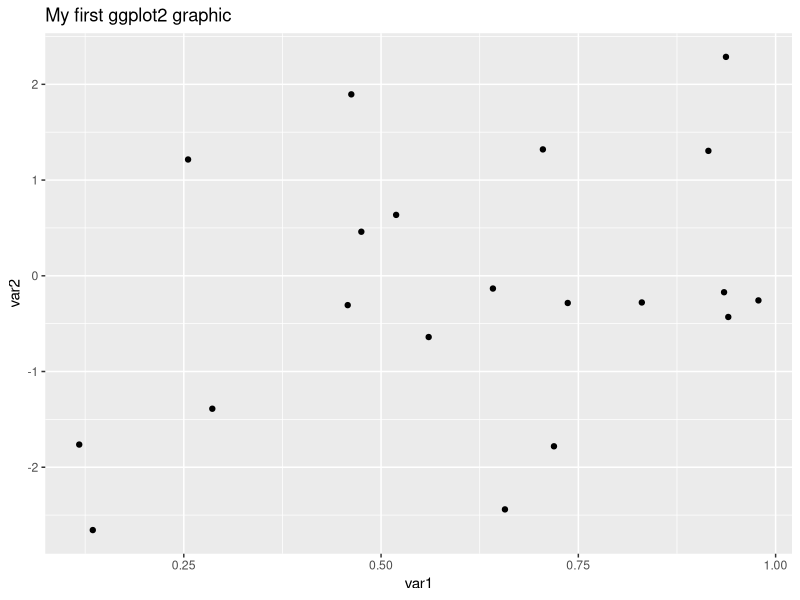
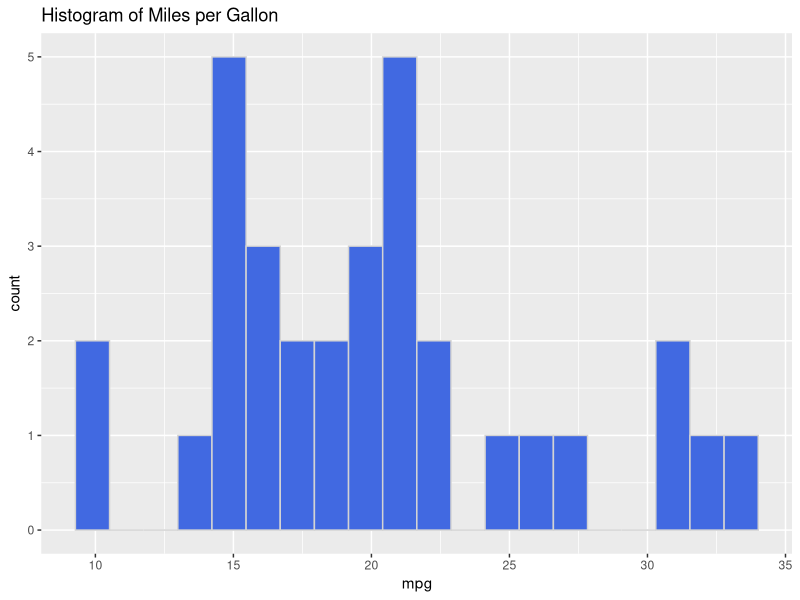
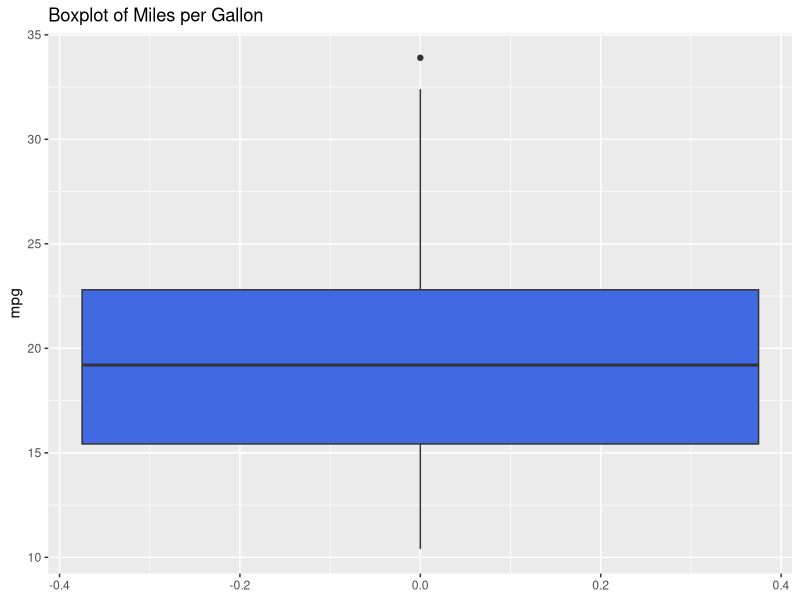
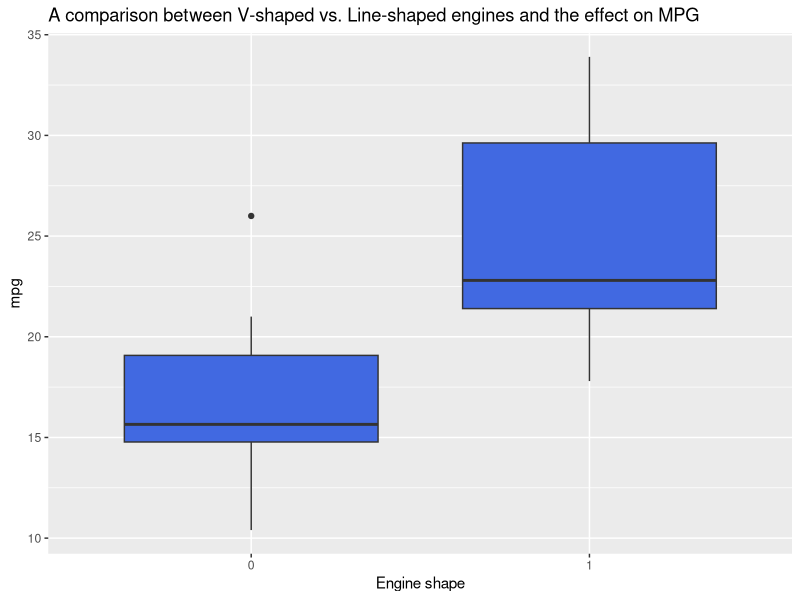
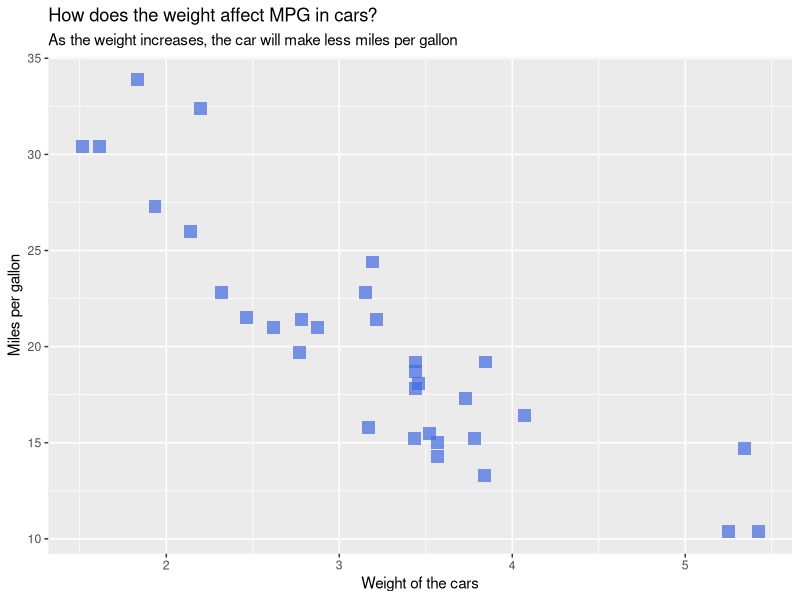
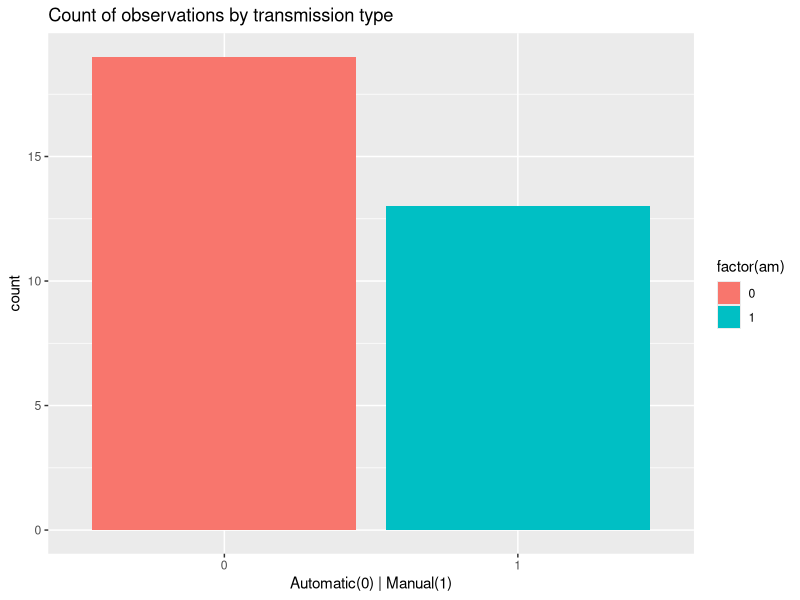
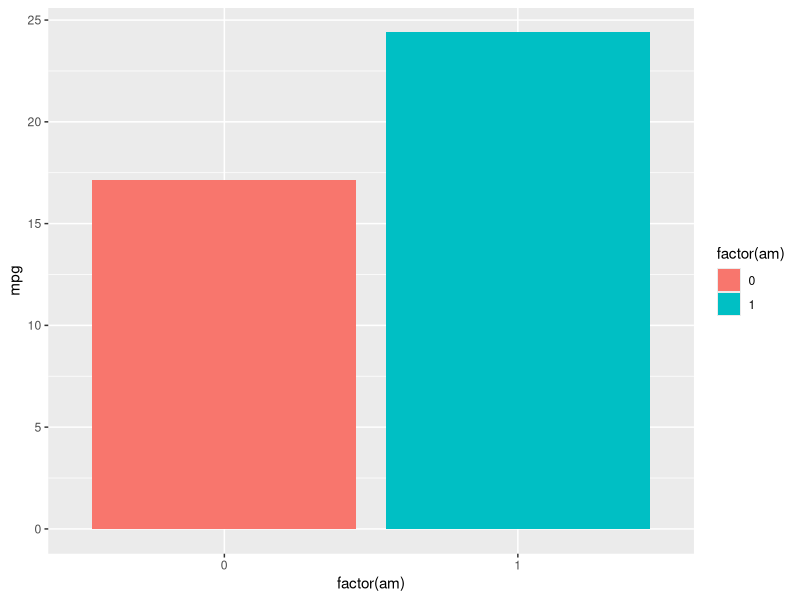
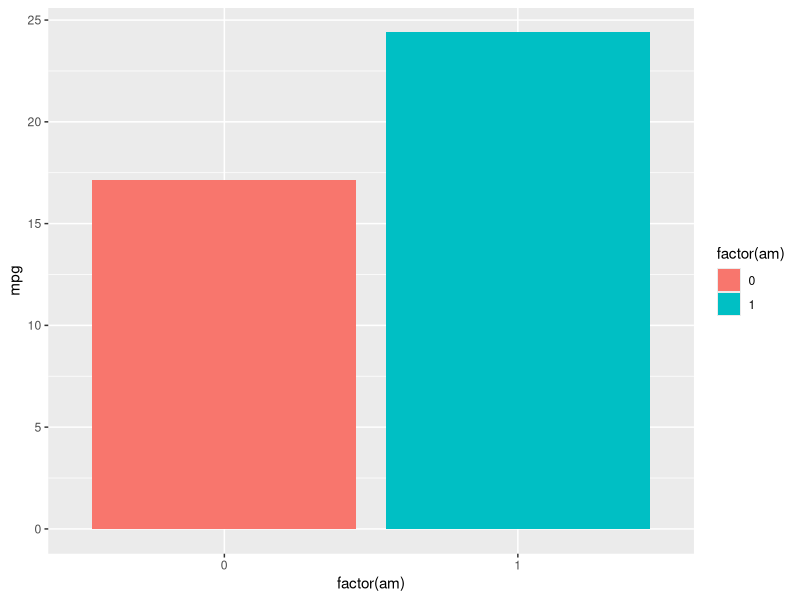

The R source for these figures, in order:
## ---- chunk 1

library(tidyverse)
library(datasets)
library(patchwork)

## ---- chunk 2

# Set a seed for reproduce the same results
set.seed(42)

# Create a sample dataset
df <- data.frame(
  var1 = runif(20),
  var2 = rnorm(20)
)


# What is the dataset to be used?
ggplot(df) +
# What kind of graphic?
  geom_point( 
# What goes on X and Y?
    mapping= aes(x=var1, y=var2 ) ) +
# What is the graphic title?
  ggtitle('My first ggplot2 graphic')

## ---- chunk 3

# Loading the dataset
data("mtcars")
df <- mtcars

remove(mtcars)

## ---- chunk 4

# What is the dataset to be used?
ggplot(df) +
# What kind of graphic?
  geom_histogram( 
# What goes on x, what is the color, fill color and number of bins?
    mapping= aes(x= mpg), bins= 20,
    color='lightgray', fill='royalblue' ) +
# What is the graphic title?
  ggtitle('Histogram of Miles per Gallon')


## ---- chunk 5

# Boxplot of MPG

# Dataset
ggplot( df ) + 
# Geometry, Y and filling color
  geom_boxplot( aes(y=mpg), fill='royalblue' ) + 
# title
  ggtitle('Boxplot of Miles per Gallon')

## ---- chunk 6

# Boxplot of MPG by engine type

# Dataset
ggplot( df ) + 
# Geometry, X, Y and filling color
  geom_boxplot( aes(x= factor(vs), y=mpg), fill='royalblue' ) + 
# overwrite the X label
  labs(x='Engine shape') +
# title
  ggtitle('A comparison between V-shaped vs. Line-shaped engines and the effect on MPG')

## ---- chunk 7

# Scatterplot weight versus mpg
ggplot(df) + 
  geom_point( aes(x= wt, y= mpg), 
              color= 'royalblue', size=4, shape=15, alpha=0.7 ) +
  labs(x= 'Weight of the cars', y= 'Miles per gallon',
       title= 'How does the weight affect MPG in cars?',
       subtitle= 'As the weight increases, the car will make less miles per gallon')

## ---- chunk 8

# Bar plot
ggplot(df) + 
  geom_bar( aes(x= factor(am), fill=factor(am) ) ) +
  labs(x='Automatic(0) | Manual(1)') + 
  ggtitle('Count of observations by transmission type')


## ---- chunk 9

# Bar plot with two variables
ggplot(df) + 
# statistic calculation - mean value
  geom_bar(aes(x= factor(am), y= mpg, fill= factor(am)),
           stat = 'summary', fun='mean')

# Another syntax
ggplot(df) + 
# statistic calculation - mean value
  stat_summary(aes(x= factor(am), y= mpg, fill= factor(am)), fun='mean', geom='bar')

## ---- chunk 10

# Column plot for MPG by transmission type
ggplot(df) + 
  geom_col( aes(x= factor(am), y=mpg, fill=factor(am) ) ) +
  labs(x='Automatic(0) | Manual(1)')


## ---- chunk 11

# Bar plot stacked
g1=ggplot(df) + 
  geom_bar( aes(x= factor(cyl), fill=factor(vs) ),
            position = 'stack')

# Bar plot side
g2=ggplot(df) + 
  geom_bar( aes(x= factor(cyl), fill=factor(vs) ),
            position = 'dodge')

# Bar plot fill
g3=ggplot(df) + 
  geom_bar( aes(x= factor(cyl), fill=factor(vs) ),
            position = 'fill')

# Patchwork to put three plots on the same line
(g1| g2| g3)

## ---- chunk 12
# Seed for reproduction
set.seed(42)

# Car sales
sales <- data.frame(
  month= factor(1:12),
  sales= as.integer(abs(rnorm(12)*10000)),
  sales2= as.integer(abs(rnorm(12)*11000))
)

## ---- chunk 13

# Simple Line plot
ggplot(sales) + 
  geom_line( aes(x=month, y= sales, group=1),
             size=1, color='darkgreen') +
  ggtitle('Car sales throughout the months')
## ---- chunk 14
# Line plot with two variables
ggplot(sales) + 
  geom_line( aes(x=month, y= sales, group=1, color='sales year 1'),
             size=1, linetype=2) +
  geom_line( aes(x=month, y= sales2, group=1, color='sales year 2'),
             size=1, linetype=1) +
  ggtitle('Car sales throughout the months - Two year comparison')

## ---- chunk 15

# Smooth line
ggplot(df) + 
  geom_point( aes(x= hp, y= mpg, color= factor(vs)) ) + 
  geom_smooth( aes(x= hp, y= mpg))

## ---- chunk 16
# Smooth line
ggplot(df, aes(x= hp, y= mpg) ) + 
  geom_point(aes(color= factor(vs))) + 
  geom_smooth()

## ---- chunk 17

# Theme BW
g1 = ggplot(df) + 
  geom_bar( aes(x= factor(am) ), fill= 'royalblue' ) + labs(title='BW')+
  theme_bw()

# Theme Classic
g2 = ggplot(df) + 
  geom_bar( aes(x= factor(am) ), fill= 'royalblue' ) + labs(title='Classic')+
  theme_classic()

# Theme Light
g3 = ggplot(df) + 
  geom_bar( aes(x= factor(am) ), fill= 'royalblue' ) + labs(title='Light')+
  theme_light()

# Theme dark
g4 = ggplot(df) + 
  geom_bar( aes(x= factor(am) ), fill= 'royalblue' ) + labs(title='Dark')+
  theme_dark()

# Theme Gray
g5 = ggplot(df) + 
  geom_bar( aes(x= factor(am) ), fill= 'royalblue' ) + labs(title='Gray')+
  theme_gray()

# Theme Linedraw
g6 = ggplot(df) + 
  geom_bar( aes(x= factor(am) ), fill= 'royalblue' ) + labs(title='Linedraw')+
  theme_linedraw()

# Theme Minimal
g7 = ggplot(df) + 
  geom_bar( aes(x= factor(am) ), fill= 'royalblue' ) + labs(title='Minimal')+
  theme_minimal()

# Theme void
g8 = ggplot(df) + 
  geom_bar( aes(x= factor(am) ), fill= 'royalblue' ) + labs(title='void')+
  theme_void()

(g1 | g2 | g3 | g4) / (g5 | g6 | g7 | g8)



